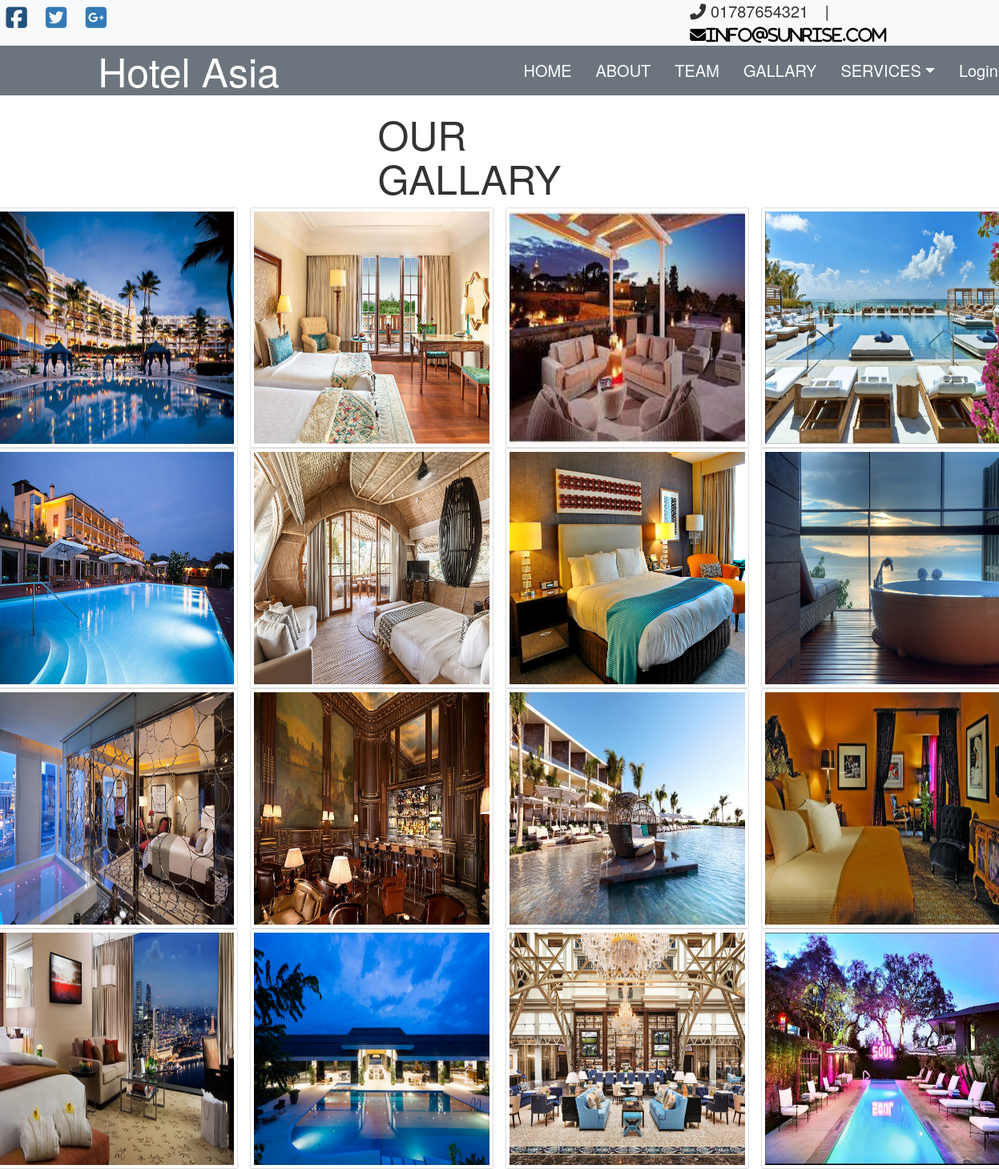
Screenshot of /gallary.php with the database file from the repository.
### tables this page shows
CREATE TABLE `contacts` (
  `id` int(10) NOT NULL,
  `mobile` varchar(15) NOT NULL,
  `email` varchar(30) NOT NULL,
  `facebook` varchar(50) NOT NULL,
  `twitter` varchar(50) NOT NULL,
  `google` varchar(50) NOT NULL,
  `address` varchar(50) DEFAULT NULL
);

CREATE TABLE `gallary` (
  `img_id` int(10) NOT NULL,
  `image` varchar(5000) NOT NULL
);

### gallary.php (the view, shortened to what this page needs)
<!doctype html>
<html>
<head>
  <link rel="stylesheet" href="css\bootstrap.css">
  <link rel="stylesheet" href="css\gallary.css">
</head>
<body>
  <div class="container-flud">
    <div class="row">
      <?php
        include 'header.php';
       ?>
    </div>
    <div class="row">
      <div class="col-3 m-auto">
        <h1 class="head-size">OUR GALLARY</h1>
      </div>
    </div>
    <div class="row">
      <?php
      $conn = mysqli_connect("localhost","root","","hms") or die("Connection failed");
      $sql = "Select * from gallary";
      $result = mysqli_query($conn, $sql) or die("Query failed");
      if(mysqli_num_rows($result) >0) {
        while($row = mysqli_fetch_assoc($result)){
       ?>
      <div class="col-3 inner">
        <a href="showphoto.php?id=<?php echo $row['image'];?>"><img src="admin/context/upload/<?php echo $row['image'];?>" alt="" class="img-fluid img-thumbnail rounded" style="width:400px; height:300px;"></a>
      </div>
      <?php
        }
      }
      ?>
    </div>
  </div>
</body>
</html>

### header.php (shortened to what this page needs)
<!doctype html>
<html>
  <head>
    <link rel="stylesheet" href="css\bootstrap.css">
    <link rel="stylesheet" href="css\header.css">
    <link rel="stylesheet" href="https://maxcdn.bootstrapcdn.com/bootstrap/3.4.1/css/bootstrap.min.css">
  </head>
  <body>
    <?php
    $conn = mysqli_connect("localhost","root","","hms") or die("Connection failed");
    $sql = "Select * from contacts";
    $result = mysqli_query($conn, $sql) or die("Query failed");
    if(mysqli_num_rows($result) >0) {
     ?>
    <div class="container-flud">
      <section class="bg-light">
      <div class="row">
        <div class="col-lg-3" style="font-size:30px; ">
          <?php
          $row = mysqli_fetch_assoc($result);
           ?>
          <span class="text-black">
          <a href="<?php echo $row['facebook'];?>"><i class="fab fa-facebook-square roy"></i></a>
          </span>
          <span class="text-black">
            <a href="<?php echo $row['twitter'];?>"><i class="fab fa-twitter-square roy"></i></a>
          </span>
          <span class="text-black">
            <a href="<?php echo $row['google'];?>"><i class="fab fa-google-plus-square roy"></i></a>
          </span>
        </div>
        <div class="col-4 offset-5" style="font-size:20px;">
          <span class="text-black roy">
            <i class="fas fa-phone-alt"></i>
            <?php echo $row['mobile'];
            ?>
          </span>
          <span class="text-black roy">
            |
          </span>
          <span class="text-black roy">
            <a href="mailto:info@example.com" style="color:black"><i class="fas fa-envelope"><?php echo $row['email'];?></i></a>
          </span>
        </div>
      </div>
  </section>
  <?php
    }
  ?>
    <div class="row">
      <div>
          <nav class="navbar navbar-expand-md navbar-light bg-secondary"style="margin-bottom: 0px;">
      <div class="col-lg-2 offset-lg-1">
          <a href="index.php" class="navbar-brand" style="font-size: 50px; color:white"> Hotel Asia </a>
            </div>
    <div class="col-md-6 offset-lg-3 offset-md-2">
          <ul class="navbar-nav">
            <li class="nav-item"> <a href="index.php" class="nav-link text-white menu-icon" style="padding:15px">HOME</a></li>
            <li class="nav-item"> <a href="about.php" class="nav-link text-white menu-icon" style="padding:15px">ABOUT</a></li>
            <li class="nav-item"> <a href="team.php" class="nav-link text-white menu-icon" style="padding:15px">TEAM</a></li>
            <li class="nav-item"> <a href="gallary.php" class="nav-link text-white menu-icon" style="padding:15px">GALLARY</a></li>
            <li class="nav-item dropdown text-white"> <a href="#" class="nav-link dropdown-toggle text-white menu-icon" data-toggle="dropdown" style="padding:15px">SERVICES</a>
            </li>
            <?php
            if(!isset($_SESSION['username'])){
            ?>
            <li class="nav-item"> <a href="login.php" class="nav-link text-white menu-icon" style="padding:15px">Login</a></li>
          <?php }
           ?>
          </ul>
        </div>
        </nav>
      </div>
      </div>
    </div>
  </body>
</html>

### css/gallary.css (style rules this page uses)
.head-size { font-size: 50px; }
.inner { overflow: hidden; }
.inner img { transition: all 1.5s ease; }

### css/header.css (style rules this page uses)
.roy { padding: 2px 0px 2px 15px; }
.menu-icon { font-size: 20px; }

### rows the page displays
contacts: mobile "01787654321", email "info@sunrise.com"
gallary: image (picture)
gallary: image (picture)
gallary: image (picture)
gallary: image (picture)
gallary: image (picture)
gallary: image (picture)
gallary: image (picture)
gallary: image (picture)
gallary: image (picture)
gallary: image (picture)
gallary: image (picture)
gallary: image (picture)
gallary: image (picture)
gallary: image (picture)
gallary: image (picture)
gallary: image (picture)
